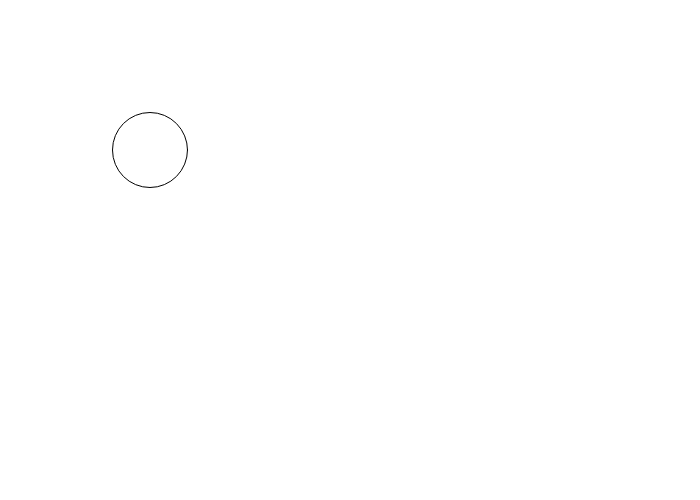
Frame 1 (no input)
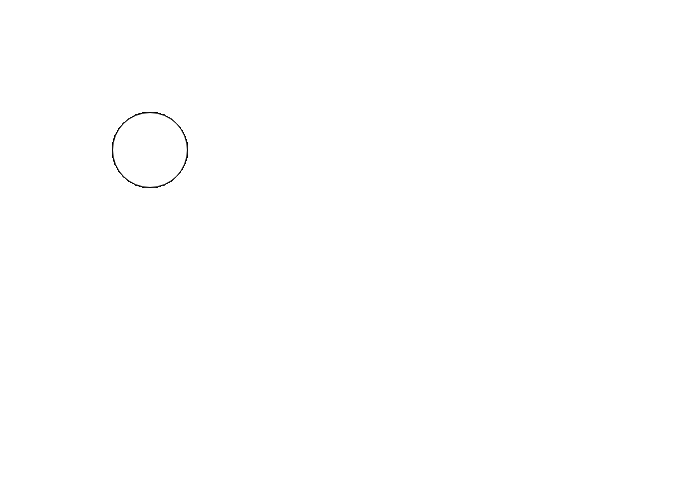
Frame 60 (no input)
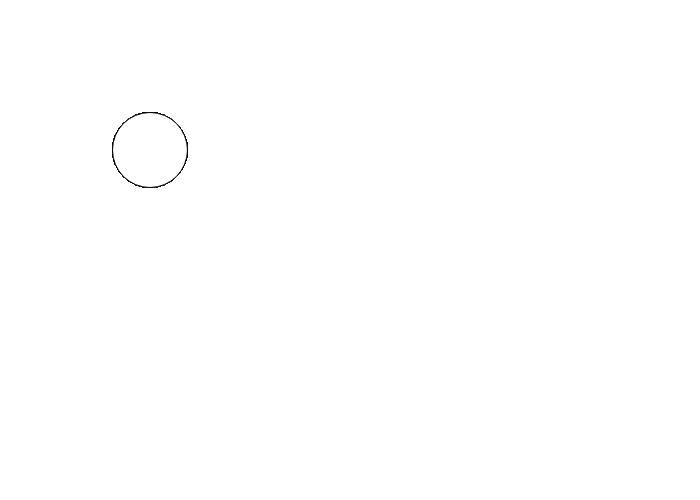
Frame 120 (the mouse pressed at the canvas centre since frame 60)

The p5.js sketch that drew these frames (run headless with seeded random() and noise() and a simulated clock; from frame 60 on, the mouse is pressed at the canvas centre):

// p5.js sketch
// ── sketch.js
function setup() {
  // put setup code here
  createCanvas(700,500);
}

function draw() {
  // put drawing code here
  ellipse(150,150,75,75);
}
